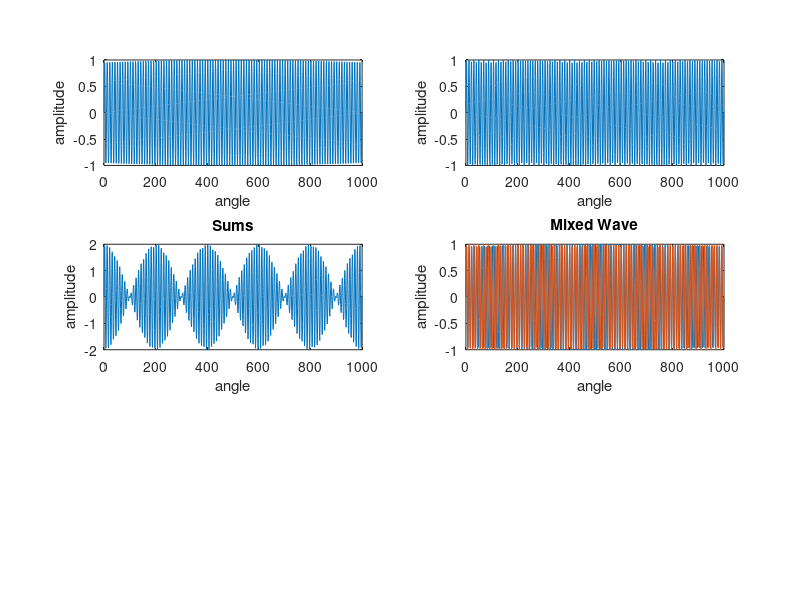

The MATLAB script that drew this image:

%=========================================================
%This Program plots beats produced between two waves
%Date: 2015-8-7
%Copyright: Namuna Panday
%=========================================================


function [s1, s2, sums] = sines(pts,amp,n1,n2)

%=================   info ===========
%pts = total nom of elements in s1 vector
%amp = amplitude of oscillation
%n1 = no of periods of first wave
%n2 = no of periods of second wave
%s1= first wave (as row vector)
%s2 = second vave(as row vector)
%=====================================

%===== control missing arguments =====
if nargin == 3
    n2 = n1 + 0.05*n1;
end
if nargin == 2
    n1 = 100.0;
    n2 = n1 + 0.05*n1;
end
if nargin == 1
    amp = 1.0;
    n1 = 100.0;
    n2 = n1 + 0.05*n1;
end
if nargin == 0
    pts = 1000;
    amp = 1.0;
    n1 = 100.0;
    n2 = n1 + 0.05*n1;
end



x = (0:1:pts-1);
%======= wave - one ============
total_angle1 = 2*pi*n1;
dangle1 = total_angle1/(pts-1);
angle1 = (0:dangle1:total_angle1);
s1 = amp*sin(angle1);

%====== wave -two ====
total_angle2 = 2*pi*n2;
dangle2 = total_angle2/(pts-1);
angle2 = (0:dangle2:total_angle2);
s2 = amp*sin(angle2);

%====== Resultant ================
sums = s1+s2;


%======== Plot Section =======


%====plot no - 1======
subplot(3,2,1)
title('First Wave')
plot(x,s1,'-')
xlabel('angle')
ylabel('amplitude')

%====== plot no-2====
subplot(3,2,2)
title('Second Wave')
plot(x,s2,'-')
xlabel('angle')
ylabel('amplitude')

%==== Plot no- 3 =======
subplot(3,2,3)
plot(x,sums,'-')
title('Sums')
xlabel('angle')
ylabel('amplitude')

%=======plot-no - 4========
subplot(3,2,4)
plot(x,s1,'-');hold on
plot(x,s2,'-')
title('Mixed Wave')
xlabel('angle')
ylabel('amplitude')

end

